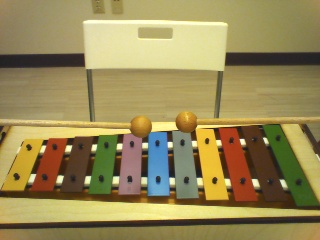
#> input picture Vision_Detection_Part/real_lighting_condition_pics/320b.jpg, 320 x 240 px, found by its file name
$ python canny_test.py
#> lines starting #> are read from the running program, lines starting #| are printed output that depends on the picture; after the words box and inside, x2 and y2 are one past the last pixel; in counts of white or black regions, pixels touching at a corner belong together
# -*- coding: utf-8 -*-
"""
Created on Tue Jul 24 15:50:51 2018

@author: fengh
"""

import cv2
import numpy as np
from matplotlib import pyplot as plt

img = cv2.imread(r'D:\Howard_Feng\noteDetection\Vision_Detection_Part\real_lighting_condition_pics\320b.jpg',0)
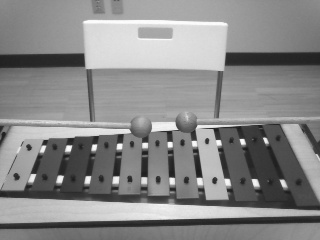
#> img: shape (240, 320); min 24, max 255, mean 136.7
img = cv2.medianBlur(img,3)
edges = cv2.Canny(img,50,200)
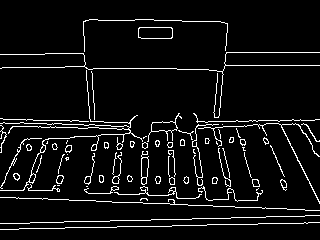
#> edges: shape (240, 320); 6.5% white in thin lines or dots, all inside (x1, y1, x2, y2) = (0, 19, 320, 230)

plt.subplot(121),plt.imshow(img,cmap = 'gray')
plt.title('Original Image'), plt.xticks([]), plt.yticks([])
plt.subplot(122),plt.imshow(edges,cmap = 'gray')
plt.title('Edge Image'), plt.xticks([]), plt.yticks([])

plt.show()
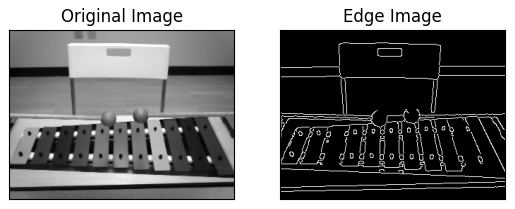
#> figure drawn by matplotlib, 2 panels

$ run again, with Vision_Detection_Part/real_lighting_condition_pics/1280.jpg copied over Vision_Detection_Part/real_lighting_condition_pics/320b.jpg
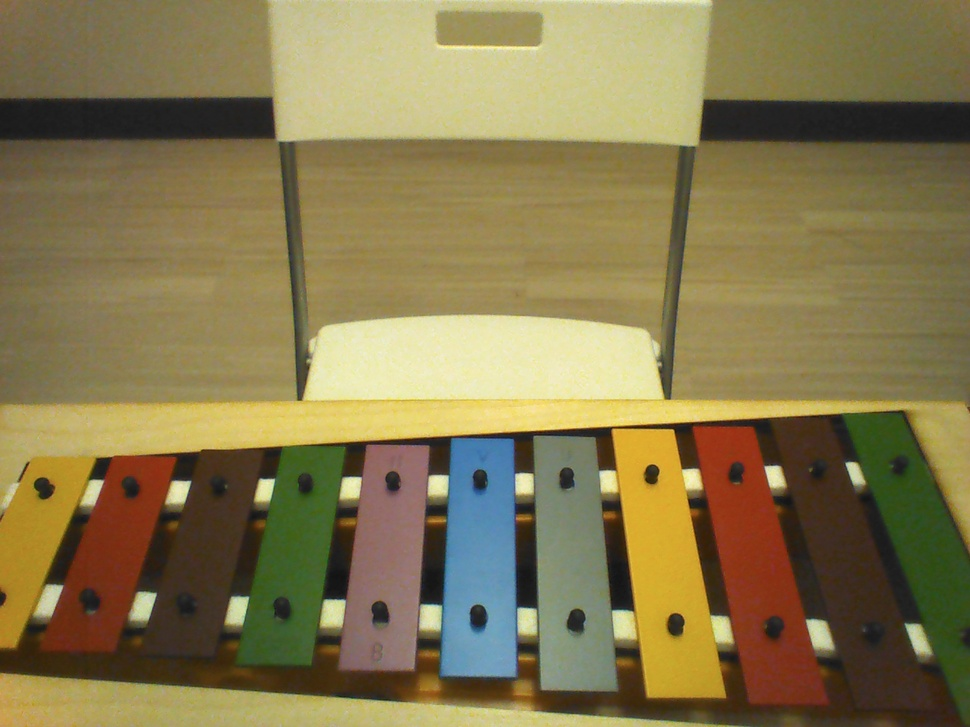
#> input picture Vision_Detection_Part/real_lighting_condition_pics/1280.jpg, 970 x 727 px, shrunk from 1280 x 960 before the run, found by its file name
#> `edges = cv2.Canny(img,50,200)`:
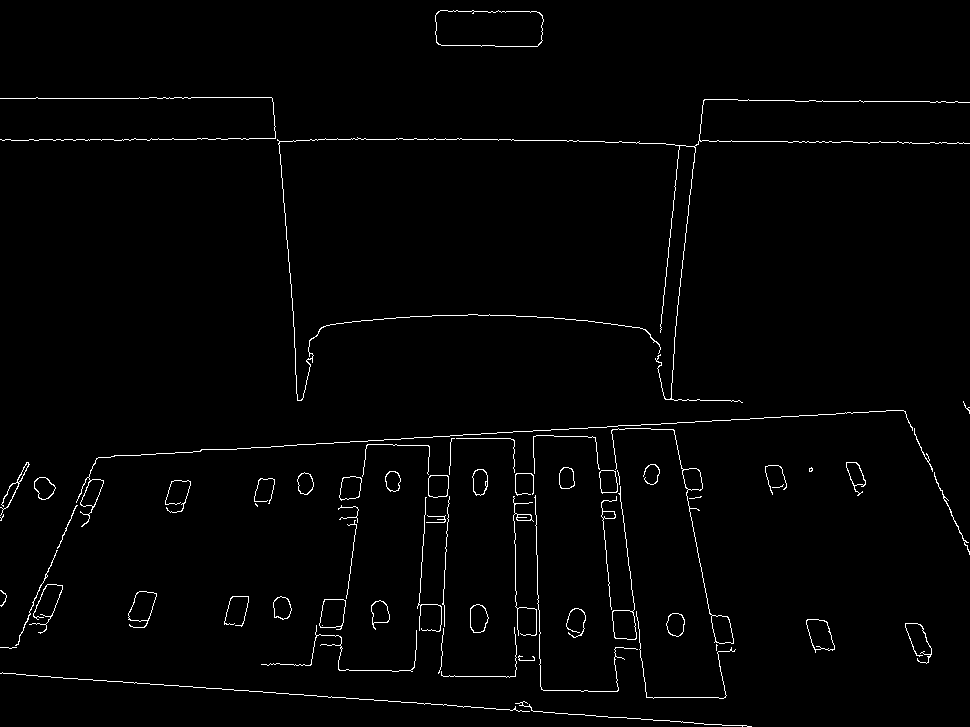
#> edges: shape (727, 970); 1.6% white in thin lines or dots
#> `plt.show()`:
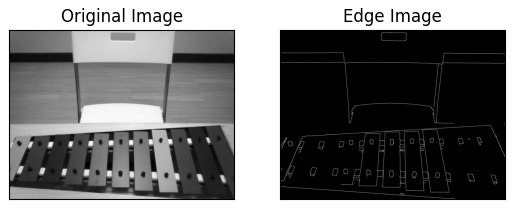
#> figure drawn by matplotlib, 2 panels
